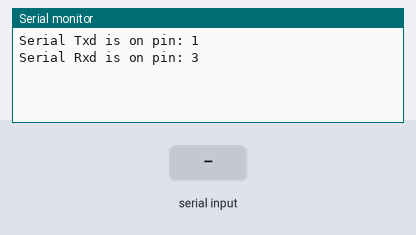
Bench run of a sketch on a simulated ESP32. On the bench: the last lines printed to the serial monitor. The test bench sets the inputs (shaded band).

Above: at 1.2 s.
1.3 s: "1" received over the second serial link
At 1.7 s:
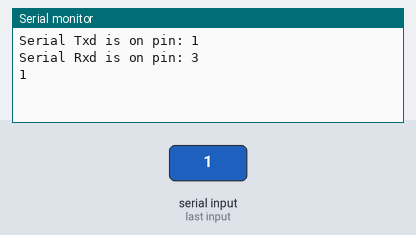
2.8 s: "0" received over the second serial link
At 4.1 s:
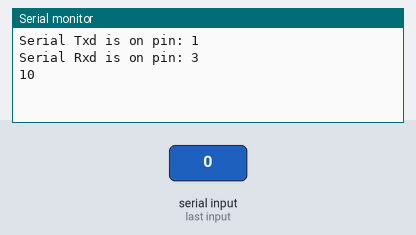

The sketch:

Serial_test03.ino
```cpp
#include <HardwareSerial.h>

#define RXD2 16
#define TXD2 17
HardwareSerial Serial9(2);

void setup() {
  // Note the format for setting a serial port is as follows: Serial2.begin(baud-rate, protocol, RX pin, TX pin);
  Serial.begin(9600);
  //Serial1.begin(9600, SERIAL_8N1, RXD2, TXD2);
//  Serial2.begin(9600, SERIAL_8N1, RXD2, TXD2);
  Serial9.begin(9600);
  Serial.println("Serial Txd is on pin: "+String(TX));
  Serial.println("Serial Rxd is on pin: "+String(RX));
}

void loop() { //Choose Serial1 or Serial2 as required
  if(Serial9.available()) {
    Serial.print(char(Serial9.read()));
  }

  if(Serial.available()) {
    Serial9.print(char(Serial.read()));
  }


}
```

Measured:
- after the input at 1.3 s, the serial monitor: prints a new line at once (image 1)
- after the input at 2.8 s, the serial monitor: prints a new line at once (image 2)
